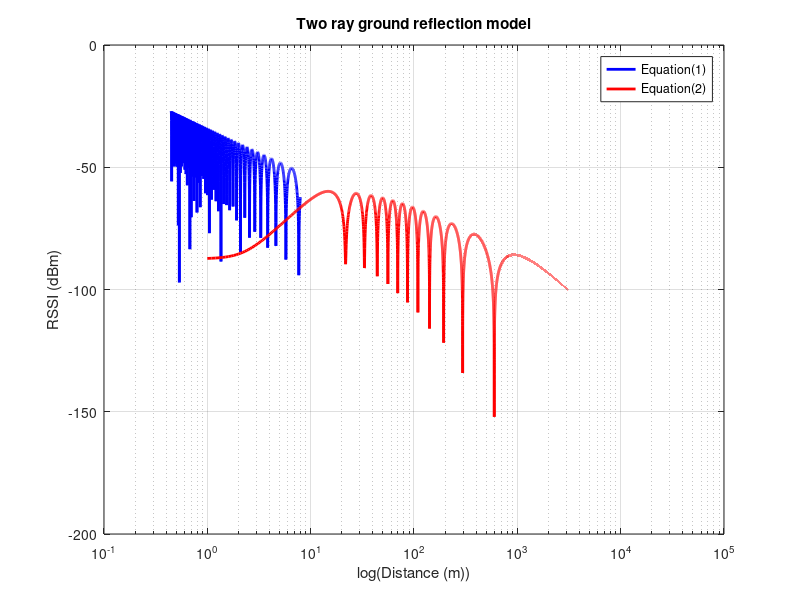

This chart was generated by the following MATLAB code:
clc; 
close all; 
clear;

load p2

f = 900e6; %frequency of transmission (Hz)
R = -1; %reflection coefficient
Pt = 1; %Transmitted power in mW
Glos=1; %product of tx,rx antenna patterns in LOS direction
Gref=1; %product of tx,rx antenna patterns in reflection direction
ht = 50; %height of tx antenna (m)
hr = 2; %height of rx antenna (m)
d = 1:0.1:10^5; %separation distance between the tx-rx antennas(m)
L = 1; %no system losses
c = 3 * 10^8;

%Two ray ground reflection model
d_los= sqrt((ht-hr)^2+d.^2);%distance along LOS path
d_ref= sqrt((ht+hr)^2+d.^2);%distance along reflected path
lambda = c/f; %wavelength of the propagating wave
phi = 2*pi*(d_ref-d_los)/lambda;%phase difference between the paths
s = lambda/(4*pi)*(sqrt(Glos)./d_los + R*sqrt(Gref)./d_ref.*exp(1i*phi));
Pr = Pt*abs(s).^2;%received power
Pr_norm = Pr/Pr(1);%normalized received power to start from 0 dBm


semilogx(axis,p2,'b-', 'LineWidth', 2)
hold on;
semilogx(d,10*log10(Pr),'r-','Linewidth', 2); 
hold on; 

title('Two ray ground reflection model');
xlabel('log(Distance (m))');
ylabel('RSSI (dBm)');
% ylim([-140 40]);
legend('Equation(1)', 'Equation(2)')
set(gcf, 'color', 'w');
grid on;